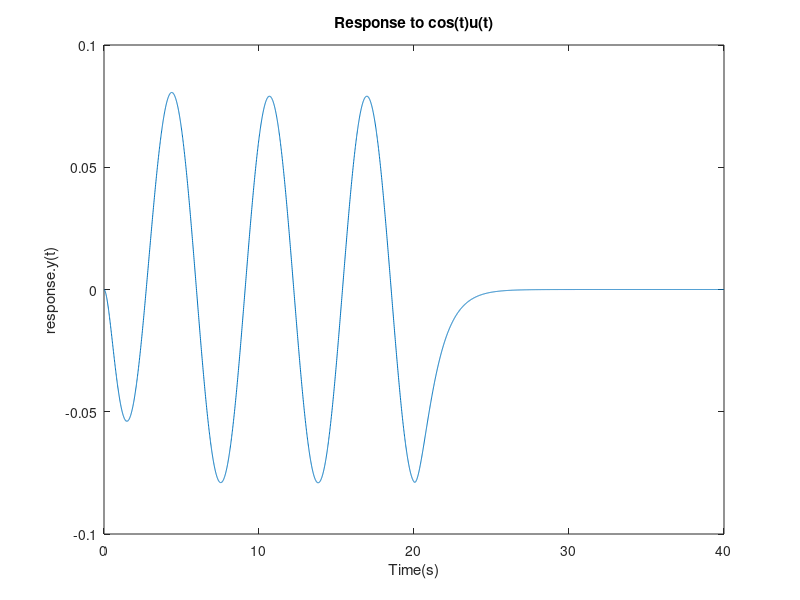
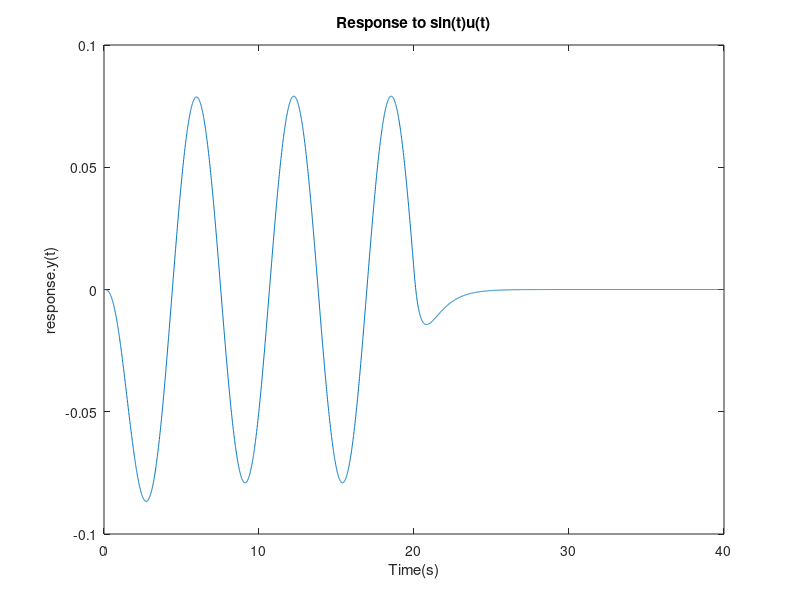
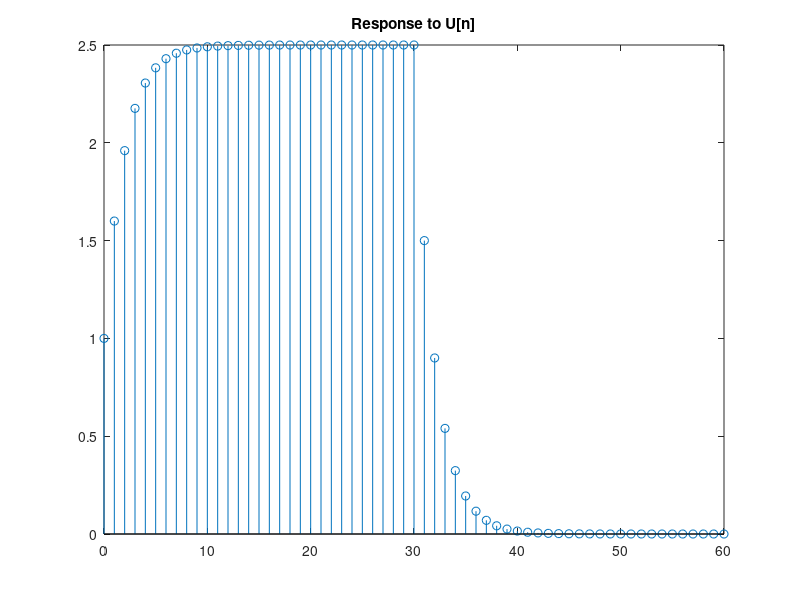
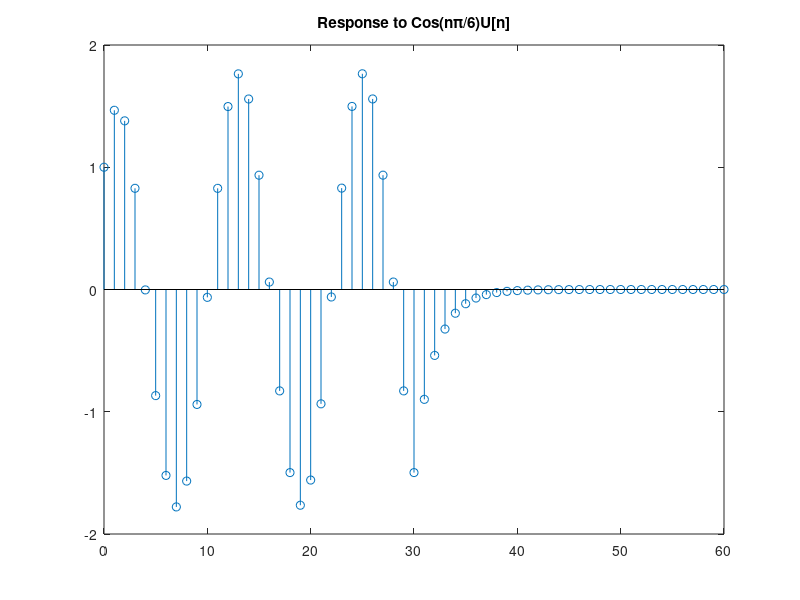

Here is the MATLAB script that generated these plots, in order:
%% Session 3 - Convolution
% Signals and Systems Lab - OUSL

%% 1. Convolve two sequences
X1 = [0.2 1.2 2.5 3.2 3.3 8.4];
X2 = [1.0 3.2 3.8 4.2 0.8];
y = conv(X1, X2)

%% 2. Deconvolution - find h[n] given X[n] and Y[n]
Xn = [3 0 2 6];
Yn = [6 10 23 26];
hn = deconv(Yn, Xn)

%% 3. Continuous-time impulse response
t = 0:0.01:20;
h = 0.25 * (exp(-2*t) - exp(-t));

x_cos = cos(t) .* (t >= 0);
x_sin = sin(t) .* (t >= 0);

y_cos = conv(h, x_cos) * (t(2)-t(1));   % scale by dt to approximate the integral
y_sin = conv(h, x_sin) * (t(2)-t(1));

t_out = 0:0.01:(2*max(t));

figure; plot(t_out, y_cos(1:length(t_out)));
xlabel('Time(s)'); ylabel('response.y(t)');
title('Response to cos(t)u(t)');

figure; plot(t_out, y_sin(1:length(t_out)));
xlabel('Time(s)'); ylabel('response.y(t)');
title('Response to sin(t)u(t)');

%% 4. Discrete LTI system, h[n] = (0.6)^n u[n]
n = 0:30;
h_d = (0.6).^n;

x_step = ones(size(n));               % U[n]
x_cos_d = cos(n*pi/6);                % Cos(n*pi/6)*U[n]

y_step = conv(h_d, x_step);
y_cos_d = conv(h_d, x_cos_d);

figure; stem(0:length(y_step)-1, y_step);
title('Response to U[n]');

figure; stem(0:length(y_cos_d)-1, y_cos_d);
title('Response to Cos(n\pi/6)U[n]');
